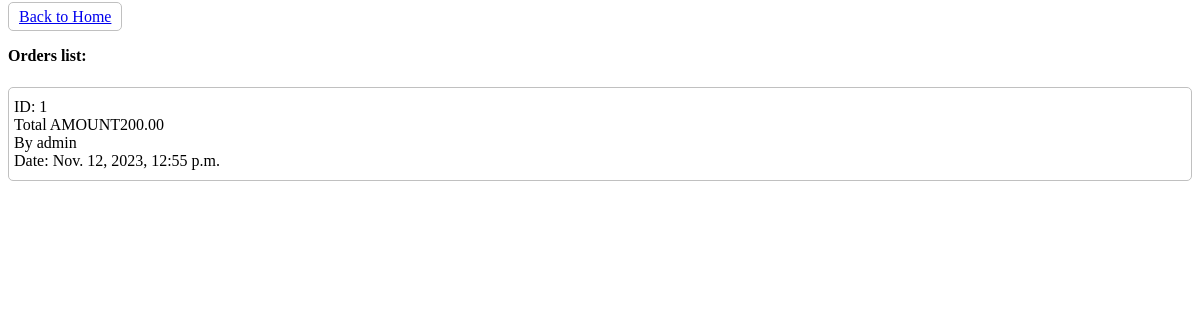
The app's page //orders (signed in), older data.
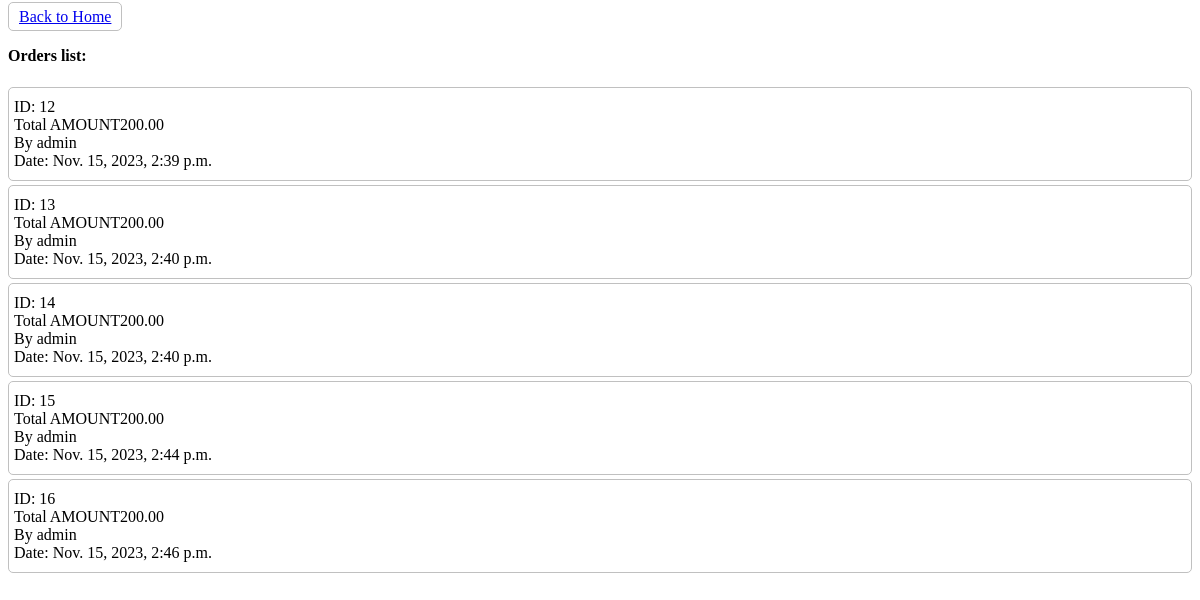
The same page, newer data.
### shop/models.py (models this page shows, shortened)
class Order(models.Model):
    user = models.ForeignKey("auth.USER", on_delete=models.CASCADE)
    products = models.ManyToManyField("Product")
    total_amount = models.DecimalField(max_digits=10, decimal_places=2, verbose_name="total price")
    created_at = models.DateTimeField(auto_now_add=True)
    updated_at = models.DateTimeField(auto_now_add=True)

### shop/views.py (the view)
# urls.py: path('/orders', get_orders, name='get_orders'),
def get_orders(request):
    orders = Order.objects.filter(user=request.user).all()
    context = {'orders': orders}
    return render(request, 'shop/orders_list.html', context)

### templates/shop/orders_list.html (shortened to what this page needs)
{% load static %}
<!doctype html>
<html lang="en">
<head>
    <link rel="stylesheet" type="text/css" href="{% static 'css/global.css' %}">
</head>
<body>
<a href="{% url 'home' %}" class="btn">
    Back to Home
</a>
<h4>Orders list:</h4>
<div style="display: flex; flex-direction: column; gap: 4px">
    {% for order in orders %}
        <div style="border: 1px solid silver; border-radius: 5px; padding: 10px 5px; display: flex; flex-direction: column">
            <div>ID: {{ order.id }}</div>
            <div>Total AMOUNT{{ order.total_amount }}</div>
            <div>By {{ order.user }}</div>
            <div>Date: {{ order.created_at }}</div>
        </div>
    {% endfor %}
</div>
</body>
</html>

Row changes from the older to the newer data that the page shows:
removed Order: id "1", total_amount "200.00", user "admin", created_at "Nov. 12, 2023, 12:55 p.m."
added Order: id "12", total_amount "200.00", user "admin", created_at "Nov. 15, 2023, 2:39 p.m."
added Order: id "13", total_amount "200.00", user "admin", created_at "Nov. 15, 2023, 2:40 p.m."
added Order: id "14", total_amount "200.00", user "admin", created_at "Nov. 15, 2023, 2:40 p.m."
added Order: id "15", total_amount "200.00", user "admin", created_at "Nov. 15, 2023, 2:44 p.m."
added Order: id "16", total_amount "200.00", user "admin", created_at "Nov. 15, 2023, 2:46 p.m."
